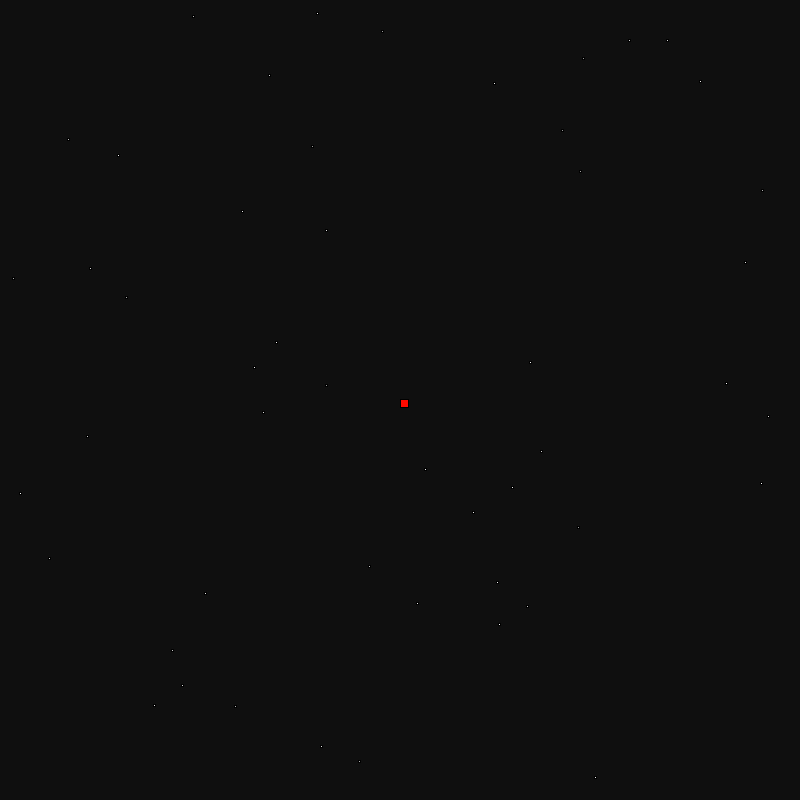
Frame 1 (no input)
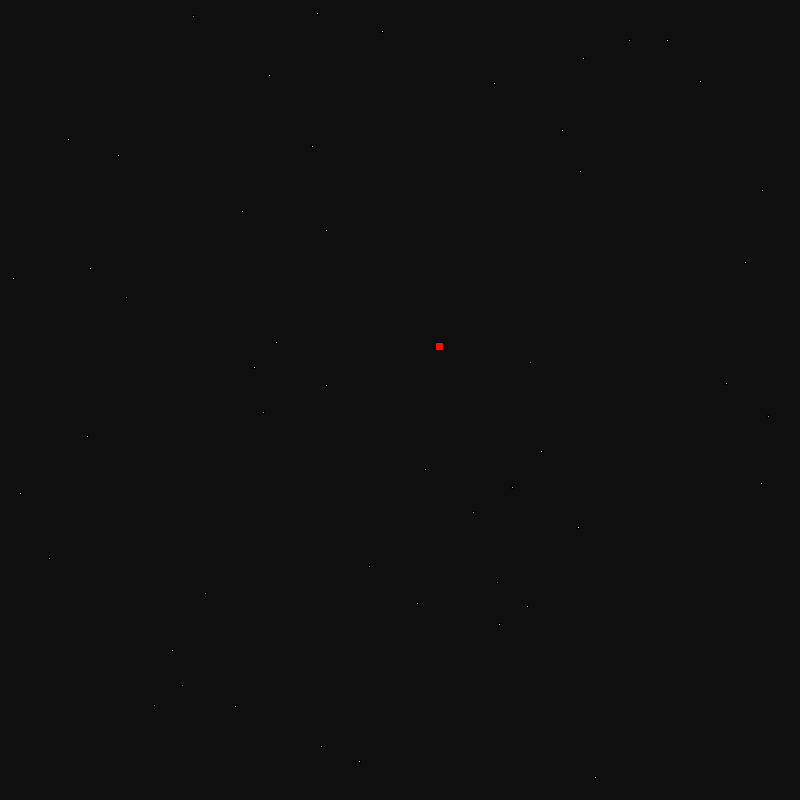
Frame 60 (the mouse pressed at the canvas centre just before this capture)
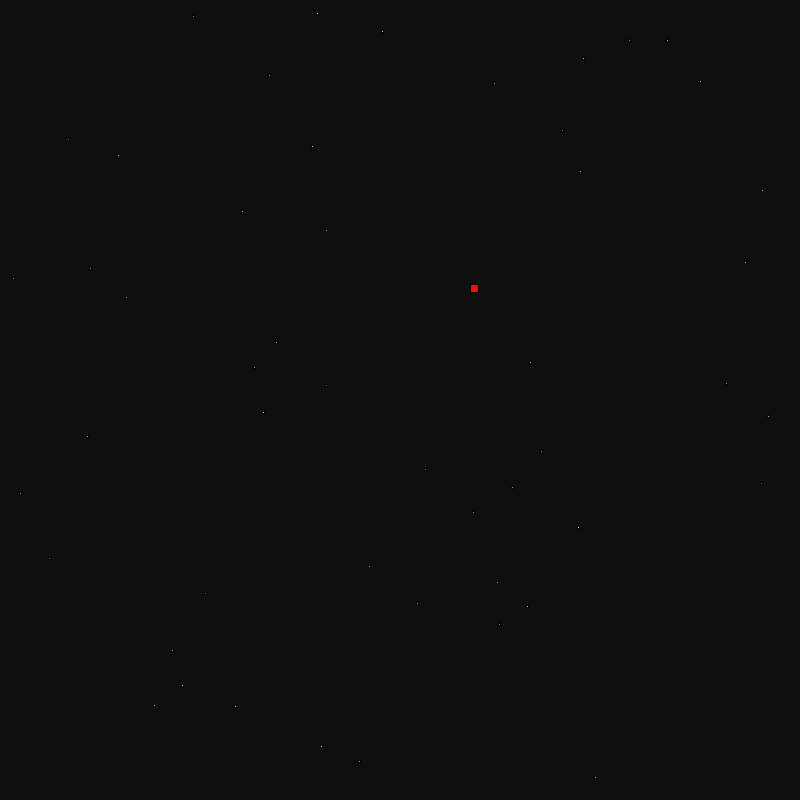
Frame 120 (the mouse held since frame 60 and released just before this capture)

The Processing sketch that drew these frames (run headless with seeded random() and noise(); from frame 60 on, the mouse is pressed at the canvas centre):

// Processing sketch: processing_175305
// ── processing_175305.pde

//Global Var

int numofstars = 50;
float accunit = .1;
Star[] star_field = new Star[numofstars];
StarShip Ship1;


// Set up
void setup(){
  size(800,800);
  Ship1 = new StarShip();
  fill_star_field();
  draw_background();
  
}

// **********************************************************************************************
// Draw function
void draw(){
  draw_background();

  Ship1.Update();
  Ship1.Draw_Ship();
    
}

          
// ****************************************************************************************
// Fills and set Star array, star_field.
void fill_star_field(){
 for(int i=0; i < star_field.length; i++){
  star_field[i] = new Star(); 
 }
 
}

// Draw a stary background  
void draw_background(){
  int starsize = 2;
  
  background(15);
  
  for(int i=0; i<star_field.length; i++){
    fill(star_field[i].starcolor);
    rect(star_field[i].location.x, star_field[i].location.y, starsize, starsize);
    star_field[i].starcolor = color(random(150,255));
  }  

}  

// **********************************************************************************************
// Draws the spaceship.  Input is the cordinates of the ship.
void draw_space_ship(int xpos,int ypos){
  color craftcolor = color(255,10,0);
  int craftsize = 8;
  fill(craftcolor);
  
  rect(xpos,ypos,craftsize,craftsize);
}

// ***********************************************************************************************
// Returns the new ships x postion, inputs the currnet x speed and postion.
int caculate_xpos_ship(int x, int vx){
  return(vx+x);
}

// ***********************************************************************************************
//Returns the new ships y postion, inputs the current y speed and postion.
int caculate_ypos_ship(int y, int vy){
  return(vy+y);
}



// ***********************************************************************************************
//Key Press Code
void keyPressed(){
   if (key == CODED) {
   // Up & Down arrow.
     if (keyCode == UP) {
      Ship1.acceleration.y -= accunit;
      Ship1.Draw_Thrust(0,1);
    } else if (keyCode == DOWN) {
      Ship1.acceleration.y += accunit;
      Ship1.Draw_Thrust(0,-1);
    } 
   // Left & Right arrow.
     if (keyCode == RIGHT) {
      Ship1.acceleration.x += accunit;
      Ship1.Draw_Thrust(-1,0);
     } else if (keyCode == LEFT) {
      Ship1.acceleration.x -= accunit;
      Ship1.Draw_Thrust(1,0);
     } 
   }
   if(key=='n'){
     Ship1.Reset_Ship();
   }
}

void keyReleased(){
  Ship1.Zero_Acc();
}
  
  
// ***********************************************************************************************  
//Classes

class Star{
  
  color starcolor;
  PVector location;
  
  Star(){
    location = new PVector(random(width),random(height));
    starcolor = color(random(200,250));
  }
  
}

class StarShip{
  
  PVector location;
  PVector velocity;
  PVector acceleration;
  color shipcolor = color(255,10,0);
  int shipsize = 8;
  
  StarShip(){
    Reset_Ship();
  }
  
  void Draw_Ship(){
    fill(shipcolor);
    rect(location.x,location.y,shipsize,shipsize);
    
  }
  
  void Update(){
    //Motion Update
    velocity.add(acceleration);
    location.add(velocity);
  }
 
 
 // Resets the Ship to Starting Condtions. 
  void Reset_Ship(){
    location = new PVector(width/2,height/2);
    velocity = new PVector(random(-2,2),random(-2,2));
    acceleration = new PVector(0,0);
  }
  
  
  // Zeros out the accleration.
  void Zero_Acc(){  
    acceleration.x = 0;
    acceleration.y = 0;
  }
  
  void Draw_Thrust(int x,int y){
      fill(250,250,0);  //Yellow
      ellipse(location.x+shipsize/2+x*shipsize, location.y+shipsize/2+y*shipsize,4,4);
  }
}
